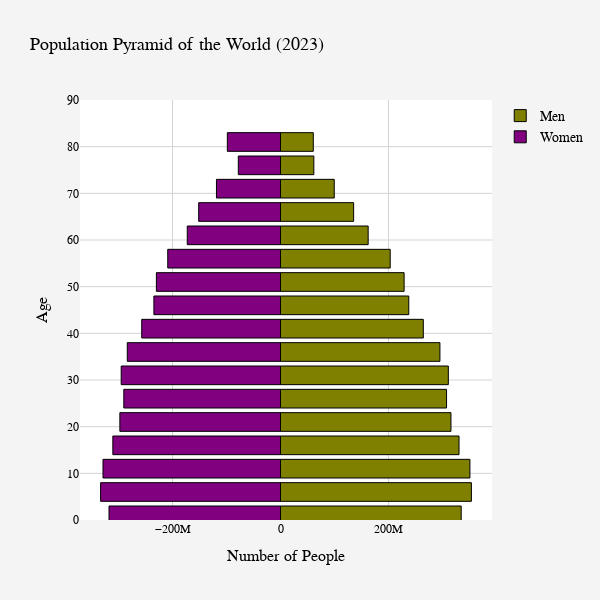
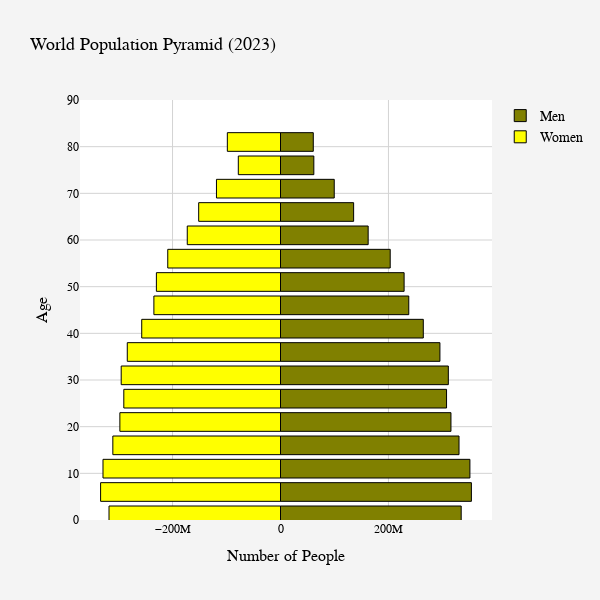

The cell these charts' notebook holds for them, in order:
### Code cell
# Creating a population pyramid of the world
py.init_notebook_mode(connected=True)

ages = []
for a in range(0,80,5):
    ages.append(f"{a:02d}"+f"{a+4:02d}")

ages.append("80UP")

layout_world1 = go.Layout(
    title="World Population Pyramid (2023)",
    title_font=dict(size=18, color='black'),
    barmode='overlay',
    width=600,
    height=600,
    paper_bgcolor='#f4f4f4',
    plot_bgcolor='#ffffff',
    font=dict(family="Arial, sans-serif", size=14, color="black"),
    xaxis=dict(
        title='Number of People',
        title_font=dict(size=16),
        tickfont=dict(size=12),
        gridcolor='lightgray'
    ),
    yaxis=dict(
        range=[0, 90],
        title='Age',
        title_font=dict(size=16),
        tickfont=dict(size=12),
        gridcolor='lightgray'
    ),
    showlegend=True
)

bins_world1 = [go.Bar(x = world.loc[str(2023),:].filter(regex="Male").values,
               y = [int(s[:2])+1 for s in ages],
               orientation='h',
               name='Men',
               marker=dict(color='olive', line=dict(color='black', width=1)),
               hoverinfo='skip'
               ),

        go.Bar(x = -world.loc[str(2023),:].filter(regex="Female").values,
               y=[int(s[:2])+1 for s in ages],
               orientation='h',
               name='Women',
               marker=dict(color='yellow', line=dict(color='black', width=1)),
               hoverinfo='skip',
               )
        ]

py.iplot(dict(data=bins_world1, layout=layout_world1))

### Figure 1 — Plotly figure (JSON) as saved in the notebook; plotly's stock layout.template omitted (floating-point values rounded to 4 significant figures)
{"data": [{"hoverinfo": "skip", "marker": {"color": "olive", "line": {"color": "black", "width": 1}}, "name": "Men", "orientation": "h", "type": "bar", "x": [334765288, 353677898, 350908323, 330734289, 315810689, 307639362, 310933348, 295368359, 264576185, 237668148, 229011272, 203254223, 162420898, 135500657, 99573175, 61764493, 60745503], "y": [1, 6, 11, 16, 21, 26, 31, 36, 41, 46, 51, 56, 61, 66, 71, 76, 81]}, {"hoverinfo": "skip", "marker": {"color": "purple", "line": {"color": "black", "width": 1}}, "name": "Women", "orientation": "h", "type": "bar", "x": [-317720103, -333286965, -328854130, -310627065, -297607203, -290279991, -295121795, -283877044, -257096669, -234564251, -229951766, -208886865, -172758277, -151572611, -118632451, -78182123, -98504674], "y": [1, 6, 11, 16, 21, 26, 31, 36, 41, 46, 51, 56, 61, 66, 71, 76, 81]}], "layout": {"barmode": "overlay", "font": {"color": "black", "family": "Arial, sans-serif", "size": 14}, "height": 600, "paper_bgcolor": "#f4f4f4", "plot_bgcolor": "#ffffff", "showlegend": true, "title": {"font": {"color": "black", "size": 18}, "text": "Population Pyramid of the World (2023)"}, "width": 600, "xaxis": {"gridcolor": "lightgray", "tickfont": {"size": 12}, "title": {"font": {"size": 16}, "text": "Number of People"}}, "yaxis": {"gridcolor": "lightgray", "range": [0, 90], "tickfont": {"size": 12}, "title": {"font": {"size": 16}, "text": "Age"}}}}

### Figure 2 — Plotly figure (JSON) as saved in the notebook; plotly's stock layout.template omitted (floating-point values rounded to 4 significant figures)
{"data": [{"hoverinfo": "skip", "marker": {"color": "olive", "line": {"color": "black", "width": 1}}, "name": "Men", "orientation": "h", "type": "bar", "x": [334765288, 353677898, 350908323, 330734289, 315810689, 307639362, 310933348, 295368359, 264576185, 237668148, 229011272, 203254223, 162420898, 135500657, 99573175, 61764493, 60745503], "y": [1, 6, 11, 16, 21, 26, 31, 36, 41, 46, 51, 56, 61, 66, 71, 76, 81]}, {"hoverinfo": "skip", "marker": {"color": "yellow", "line": {"color": "black", "width": 1}}, "name": "Women", "orientation": "h", "type": "bar", "x": [-317720103, -333286965, -328854130, -310627065, -297607203, -290279991, -295121795, -283877044, -257096669, -234564251, -229951766, -208886865, -172758277, -151572611, -118632451, -78182123, -98504674], "y": [1, 6, 11, 16, 21, 26, 31, 36, 41, 46, 51, 56, 61, 66, 71, 76, 81]}], "layout": {"barmode": "overlay", "font": {"color": "black", "family": "Arial, sans-serif", "size": 14}, "height": 600, "paper_bgcolor": "#f4f4f4", "plot_bgcolor": "#ffffff", "showlegend": true, "title": {"font": {"color": "black", "size": 18}, "text": "World Population Pyramid (2023)"}, "width": 600, "xaxis": {"gridcolor": "lightgray", "tickfont": {"size": 12}, "title": {"font": {"size": 16}, "text": "Number of People"}}, "yaxis": {"gridcolor": "lightgray", "range": [0, 90], "tickfont": {"size": 12}, "title": {"font": {"size": 16}, "text": "Age"}}}}
